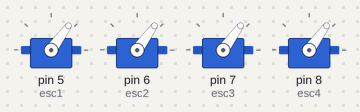
Bench run of a sketch on a simulated Arduino Uno, built with avr-gcc and run on an emulated ATmega328P. Parts: 4 × servo. No radio packets arrive unless stated; what the sketch prints to the serial monitor is not drawn.

Above: at 5.1 s.
Timing chart, 0 to 11.5 s (numbered marks = the images above):
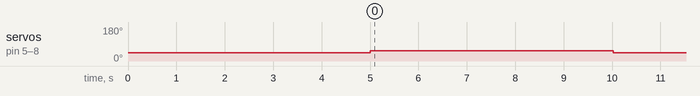

Measured:
- by itself, servo on pin 5 (esc1), servo on pin 6 (esc2), servo on pin 7 (esc3), servo on pin 8 (esc4): 44° → 54° at 5.0 s, → 44° 5.0 s later

The sketch:

drone_receiver.ino
```cpp
// PROJECT  :DRONE RECIEVER
// PURPOSE  :Receive Joystick Position Values and Convert to ESC PWM Signals
// COURSE   :ICS4U-E
// AUTHOR   :Class
// DATE     :2026 04 02
// MCU      :328p
// STATUS   :Working

//Libraries
#include <SPI.h>
#include <nRF24L01.h>
#include <RF24.h>
#include <Servo.h>

//Radio Config
RF24 radio(9, 10);
const byte address[6] = "00001";

//ESC Config
Servo esc1;  // Front Left  (D5)
Servo esc2;  // Front Right (D6)
Servo esc3;  // Back Left   (D7)
Servo esc4;  // Back Right  (D8)

//Throttle Config
int throttle = 1000;
int receivedThrottle = 1000;

//Kill Switch
unsigned long lastSignalTime = 0;
const int signalTimeout = 300;

//Manual Trim
int trim = 175;

//Startup Test
bool startupTestDone = false;
unsigned long startupTime = 0;

void setup() {
  Serial.begin(9600);

  esc1.attach(5);
  esc2.attach(6);
  esc3.attach(7);
  esc4.attach(8);

  armESCs();

  // Start test timer AFTER arming
  startupTime = millis();

  radio.begin();
  radio.openReadingPipe(0, address);
  radio.setPALevel(RF24_PA_LOW);
  radio.startListening();

  lastSignalTime = millis();

  Serial.println("Drone Ready (STARTUP TEST ENABLED)");
}

void loop() {

  // ===== STARTUP SPIN TEST (5 seconds at ~1100) =====
  if (!startupTestDone) {
    if (millis() - startupTime < 5000) {
      int testPower = 1100;

      esc1.writeMicroseconds(testPower);
      esc2.writeMicroseconds(testPower);
      esc3.writeMicroseconds(testPower);
      esc4.writeMicroseconds(testPower);

      Serial.println("Startup Test Running...");
      delay(20);
      return; // skip rest of loop
    } else {
      startupTestDone = true;
      Serial.println("Startup Test Complete");
    }
  }

  // ===== RADIO RECEIVER =====
  if (radio.available()) {
    while (radio.available()) {
      radio.read(&receivedThrottle, sizeof(receivedThrottle));
    }

    if (receivedThrottle >= 1000 && receivedThrottle <= 2000) {
      throttle = receivedThrottle;
      lastSignalTime = millis();
    }
  }

  // ===== FAILSAFE =====
  if (millis() - lastSignalTime > signalTimeout) {
    throttle = 1000;
  }

  // ===== MOTOR OUTPUT =====
  int leftPower;
  int rightPower;

  if (throttle <= 1000) {
    leftPower = 1000;
    rightPower = 1000;
  } else {
    leftPower  = constrain(throttle + trim, 1000, 2000);
    rightPower = constrain(throttle, 1000, 2000);
  }

  // ===== ESC OUTPUT =====
  esc1.writeMicroseconds(leftPower);
  esc3.writeMicroseconds(leftPower);

  esc2.writeMicroseconds(rightPower);
  esc4.writeMicroseconds(rightPower);

  // ===== SERIAL =====
  Serial.print("Throttle: ");
  Serial.print(throttle);
  Serial.print(" | L: ");
  Serial.print(leftPower);
  Serial.print(" | R: ");
  Serial.println(rightPower);

  delay(20);
}

//Arm ESCs
void armESCs() {
  Serial.println("Arming ESCs...");

  esc1.writeMicroseconds(1000);
  esc2.writeMicroseconds(1000);
  esc3.writeMicroseconds(1000);
  esc4.writeMicroseconds(1000);

  delay(5000);

  Serial.println("ESCs Armed");
}
```
